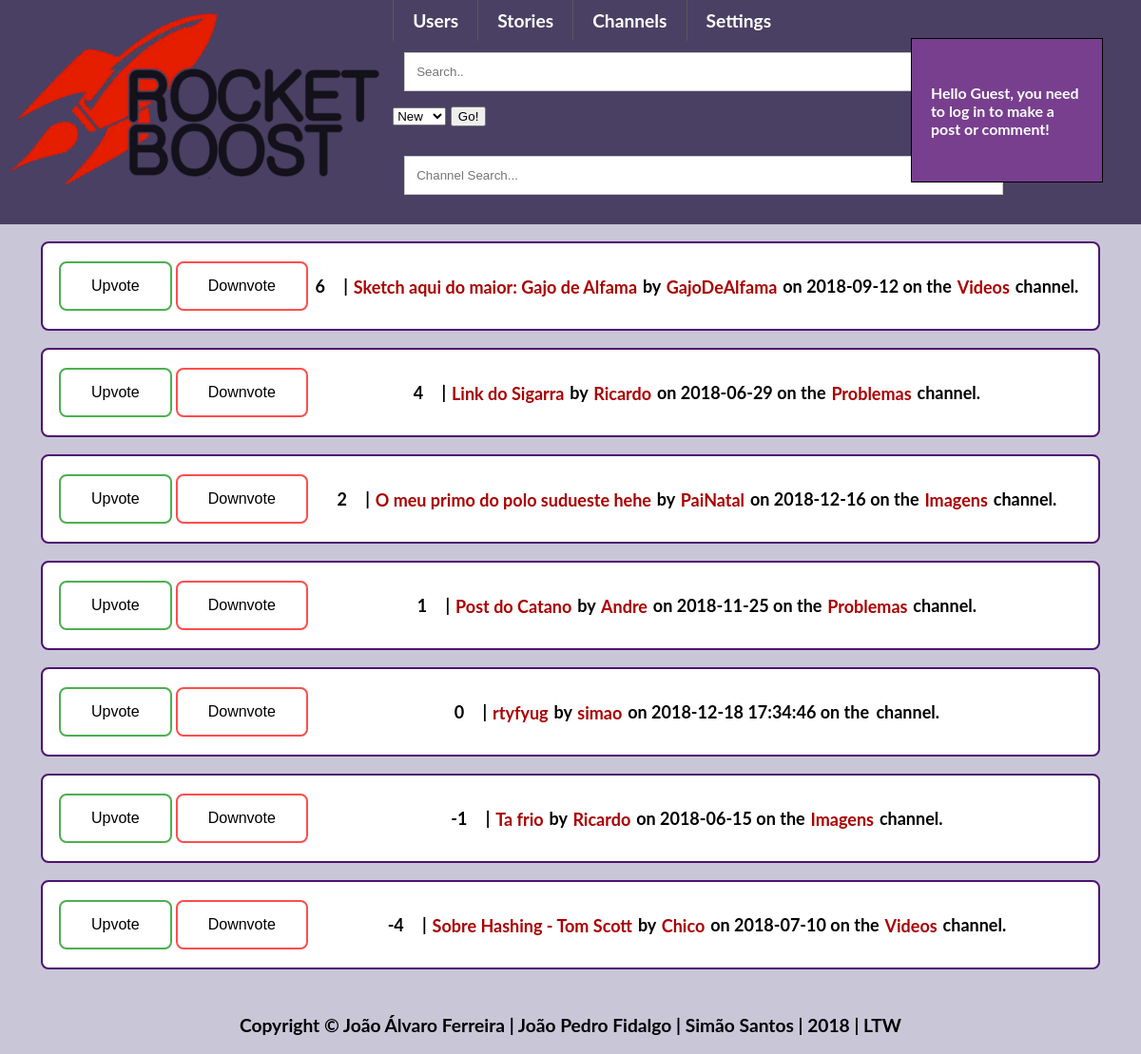
The app's page /pages/frontpage.php with its own data.
### tables this page shows
CREATE TABLE posts
(
    postID INTEGER UNIQUE NOT NULL PRIMARY KEY,
    title VARCHAR NOT NULL,
    content VARCHAR,
    type VARCHAR,
    dateWritten DATETIME,
    username INTEGER REFERENCES users Not NULL,
    channel VARCHAR NOT NULL
);

### templates/post.php (called while the page is built, shortened)
<?php
include_once "../templates/default.php";
?>
  <?php if(isset($_SESSION['username']))
function getVotesPost($id){
    $db = Database::getInstance()->db();
    $stmt = $db->prepare('SELECT * FROM postvotes WHERE postID = ?');
    $stmt->execute(array($id));
    $result = $stmt->fetchAll();
    $votes = 0;
    foreach ($result as $row) {
    if($row['positive'] == 1)
        $votes = $votes+1;
    else $votes = $votes - 1;
    }
    return $votes;
}
?>

### pages/frontpage.php (the view, shortened to what this page needs)
<?php
include_once "../templates/default.php";
include_once "../templates/post.php";
draw_posts();
function cmpPoints($a, $b)
{
    if (getVotesPost($a['postID']) == getVotesPost($b['postID'])) {
        return 0;
    }
    return (getVotesPost($a['postID']) > getVotesPost($b['postID'])) ? -1 : 1;
}
function draw_posts(){
    $sortType = "points";
    $db = Database::getInstance()->db();
    $stmt = $db->prepare('SELECT * FROM posts');
    $stmt->execute();
    $result = $stmt->fetchAll();
    if($sortType == "points")
    usort($result, "cmpPoints");
    else if($sortType == "new")
    usort($result, "cmpDate");
    else if($sortType == "comments")
    usort($result, "cmpComments");
    foreach ($result as $row) {
    $votes = getVotesPost($row['postID']);?>
    <div id="postlist">
        <div class="votes_frontpage">
            <input type="button" value="Upvote">
            <input type="button" value="Downvote">
        </div>
        <div id="post_info">
            <span id="votes"><?php echo $votes?></span>
            <span class="separator"> | </span>
            <a href = "../pages/viewPost.php?id=<?php echo $row['postID']?>"><?php echo $row['title']?></a>
            <span class="separator">by</span>
            <a href = "../pages/viewProfile.php?username=<?php echo $row['username']?>"><?php echo $row['username'];?></a>
            <span class="separator">on</span>
            <?php echo $row['dateWritten']?>
            <span class="separator">on the </span>
             <a href = "../pages/channel.php?id=<?php echo $row['channel']?>"><?php echo $row['channel'];?></a>
            <span class="channel">channel.</span>
        </div>
    </div>
<?php
    }
}
?>

### css/style.css (style rules this page uses)
body { margin: 0 auto; --bg-color: #C8C6D7; --main-color: #783F8E; --dark-color: #4F1271; --light-color: #4A4063; background-color: var(--bg-color); font-weight: 700; font-size: 14px; font-size: 120%; font-family: Lato, Arial, sans-serif; transition: box-shadow .2s cubic-bezier(.4,0,1,1),background .2s cubic-bezier(.4,0,.2,1),color .2s cubic-bezier(.4,0,.2,1); }
a:link { position: relative; text-decoration: none; -webkit-transition: all 1s linear; color: #aa0000; padding: 1.5px; -webkit-transition: all 1s linear; }
#postlist { display: flex; background-color: white; border: 2px solid var(--dark-color); border-radius: 8px; width: 90%; padding: 15px; margin: 1em; margin-left: auto; margin-right: auto; font-size: 18px; }
.votes_frontpage { display: flex; }
.votes_frontpage input:first-child { background-color: white; border: 2px solid #4CAF50; border-radius: 8px; color: black; padding: 15px 32px; text-align: center; text-decoration: none; display: block; font-size: 16px; margin: 4px 2px; cursor: pointer; -webkit-transition-duration: 0.4s; transition-duration: 0.4s; }
.votes_frontpage input:nth-child(2) { background-color: white; border: 2px solid #ff4d4d; border-radius: 8px; color: black; padding: 15px 32px; text-align: center; text-decoration: none; display: block; font-size: 16px; margin: 4px 2px; cursor: pointer; -webkit-transition-duration: 0.4s; transition-duration: 0.4s; }
#post_info { margin: auto; }

### records on screen
posts: votes "6", title "Sketch aqui do maior: Gajo de Alfama", username "GajoDeAlfama", dateWritten "2018-09-12", channel "Videos"
posts: votes "4", title "Link do Sigarra", username "Ricardo", dateWritten "2018-06-29", channel "Problemas"
posts: votes "2", title "O meu primo do polo sudueste hehe", username "PaiNatal", dateWritten "2018-12-16", channel "Imagens"
posts: votes "1", title "Post do Catano", username "Andre", dateWritten "2018-11-25", channel "Problemas"
posts: votes "0", title "rtyfyug", username "simao", dateWritten "2018-12-18 17:34:46"
posts: votes "-1", title "Ta frio", username "Ricardo", dateWritten "2018-06-15", channel "Imagens"
posts: votes "-4", title "Sobre Hashing - Tom Scott", username "Chico", dateWritten "2018-07-10", channel "Videos"
